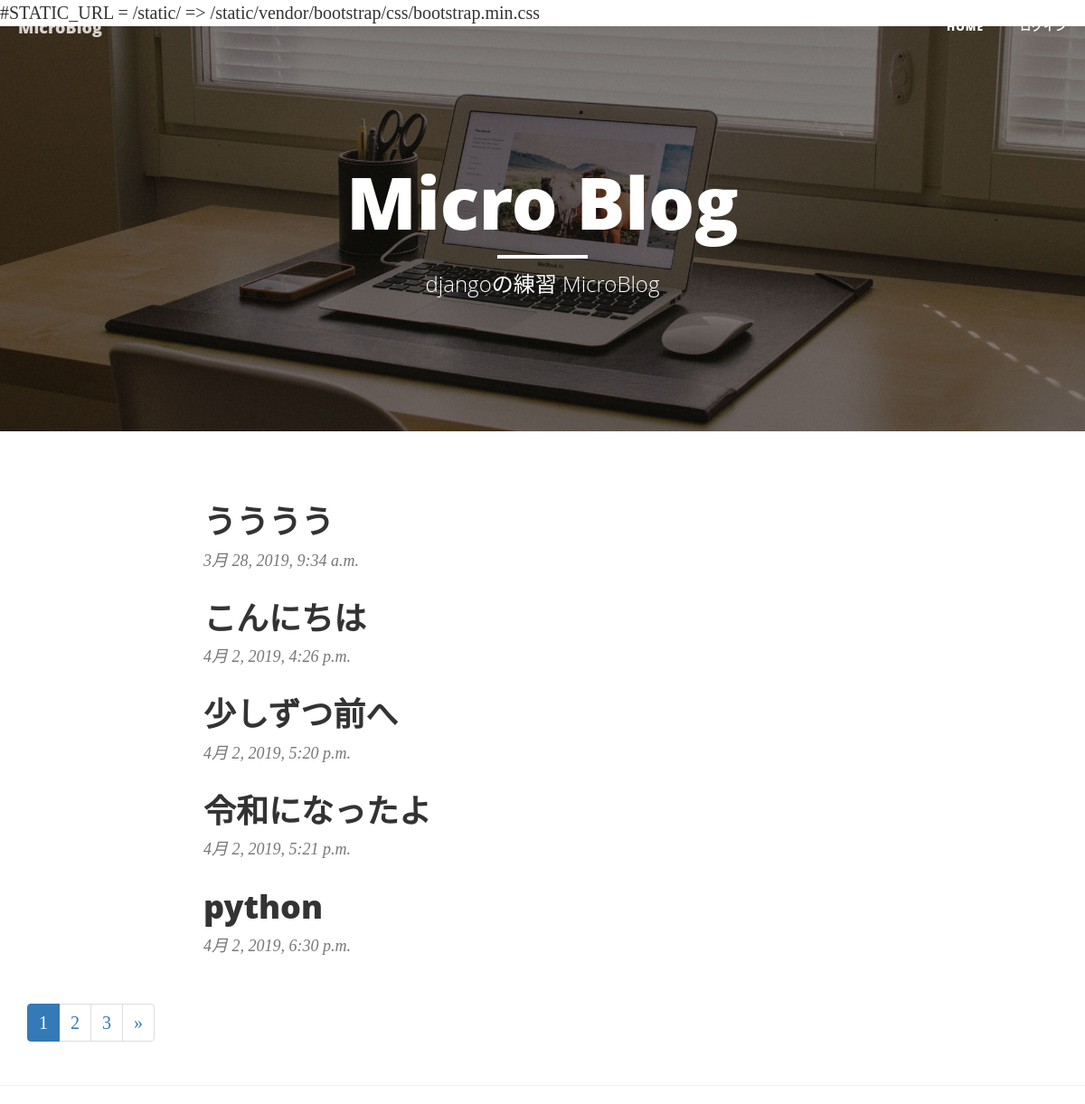
The page / on the database its author committed.
### blog/models.py (models this page shows)
class Blog(models.Model):
    content = models.CharField(max_length=140)
    posted_date = models.DateTimeField(auto_now_add=True)

### blog/views.py (the view)
# urls.py: path('', BlogListView.as_view(), name='index'),
class BlogListView(ListView):
    model = Blog
    paginate_by = 5
    context_object_name = "blogs"

### blog/templates/blog/blog_list.html (shortened to what this page needs)
{% extends "base.html" %}
{% block body %}
      <div class="row">
           <div class="col-lg-8 col-lg-offset-2 col-md-10 col-md-offset-1">
               {% for blog in blogs %}
                <div class="post-preview">
                    <a href="{% url 'detail' blog.id %}">
                        <h2 class="post-title">
                             {{ blog.content }}
                        </h2>
                    </a>
                    <p class="post-meta">{{ blog.posted_date }}</p>
                 </div>
               {% endfor %}
           </div>
      </div>
<nav aria-label="Page navigation">
    <ul class="pagination">
        {% for page in paginator.page_range %}
        <li{% if page == page_obj.number %} class="active"{% endif %}><a href="?page={{ page }}">{{ page }}</a></li>
        {% endfor %}
        {% if page_obj.has_next %}
        <li>
            <a href="?page={{ page_obj.next_page_number }}" aria-label="Next">
                <span aria-hidden="true">&raquo;</span>
            </a>
        </li>
        {% endif %}
    </ul>
</nav>
{% endblock %}

### rows shown on the page
Blog: content "うううう", posted_date "3月 28, 2019, 9:34 a.m."
Blog: content "こんにちは", posted_date "4月 2, 2019, 4:26 p.m."
Blog: content "少しずつ前へ", posted_date "4月 2, 2019, 5:20 p.m."
Blog: content "令和になったよ", posted_date "4月 2, 2019, 5:21 p.m."
Blog: content "python", posted_date "4月 2, 2019, 6:30 p.m."

### other values the page prints
{{ page }} "1" "2" "3"
